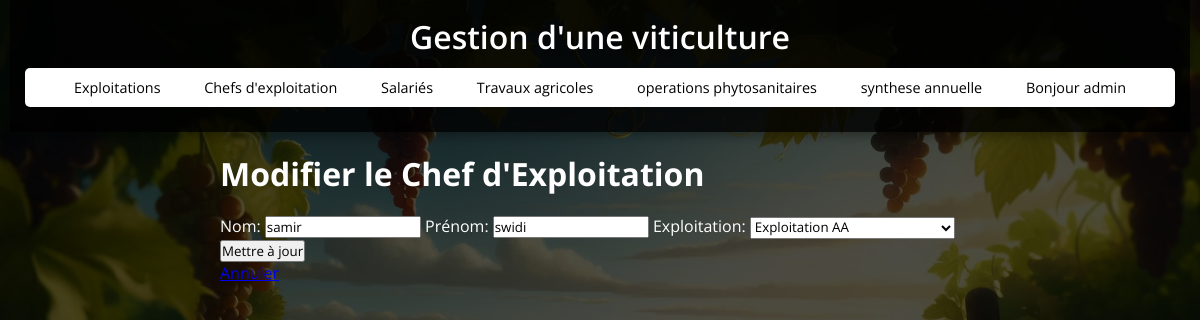
Before: /chefs_exploitation/edit/1 (signed in) with the older database file.
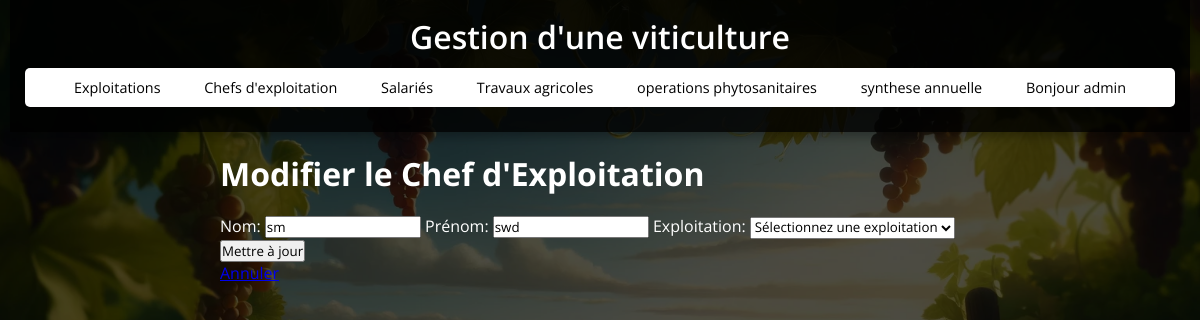
After: the same page with the newer database file.
### tables this page shows
CREATE TABLE chefs_exploitation (
                    id_chef INTEGER PRIMARY KEY,
                    username_chef TEXT ,
                    nom_chef TEXT,
                    prenom_chef TEXT,
                    password_chef TEXT,
                    id_exploitation INTEGER,
                    FOREIGN KEY(id_exploitation) REFERENCES exploitations(id_exploitation)
                );

CREATE TABLE exploitations (
                    id_exploitation INTEGER PRIMARY KEY,
                    nom_exploitation TEXT,
                    superficie REAL
                );

### app.py (the view, shortened to what this page needs)
@app.route('/chefs_exploitation/edit/<int:id>', methods=('GET', 'POST'))
def edit_chef_exploitation(id):
    if 'user_id' not in session:
        return redirect(url_for('login'))
    conn = get_db_connection()
    chef = conn.execute('SELECT * FROM chefs_exploitation WHERE id_chef = ?', (id,)).fetchone()
    exploitations = conn.execute('SELECT * FROM exploitations').fetchall()  # Récupérer toutes les exploitations
    conn.close()
    return render_template('edit_chef_exploitation.html', chef=chef, exploitations=exploitations)

### app.py (called while the page is built)
def get_db_connection():
    conn = sqlite3.connect(DB_NAME)
    conn.row_factory = sqlite3.Row  # Retourne les résultats sous forme de dictionnaire
    return conn

### templates/edit_chef_exploitation.html
{% extends 'base.html' %}
{% block content %}
    <h2>Modifier le Chef d'Exploitation</h2>
    <form action="{{ url_for('edit_chef_exploitation', id=chef.id_chef) }}" method="POST">
        <label for="nom">Nom:</label>
        <input type="text" id="nom" name="nom" value="{{ chef.nom_chef }}" required>
        <label for="prenom">Prénom:</label>
        <input type="text" id="prenom" name="prenom" value="{{ chef.prenom_chef }}" required>
        <label for="id_exploitation">Exploitation:</label>
        <select id="id_exploitation" name="id_exploitation" required>
            <option value="">Sélectionnez une exploitation</option>
            {% for exploitation in exploitations %}
                <option value="{{ exploitation.id_exploitation }}" {% if exploitation.id_exploitation == chef.id_exploitation %}selected{% endif %}>{{ exploitation.nom_exploitation }}</option>
            {% endfor %}
        </select>
        <button type="submit">Mettre à jour</button>
    </form>
    <a href="{{ url_for('chefs_exploitation') }}">Annuler</a>
{% endblock %}

Changed rows visible on the page:
changed chefs_exploitation: nom "samir" → "sm"; prenom "swidi" → "swd"; id_exploitation "Exploitation AA" → (not shown)
Other visible differences:
form field id_exploitation: (not shown) → "Sélectionnez une exploitation"
